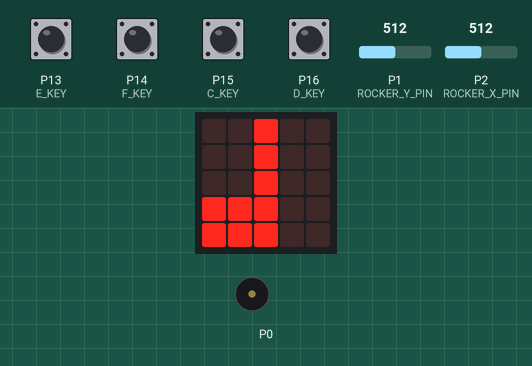
This program was run on a simulated BBC micro:bit running MicroPython. Shown: the board's 5×5 LED display, buzzer (waves = sounding). The inputs (shaded band) are chosen by the test bench; at power-on: P13 (E_KEY), P14 (F_KEY), P15 (C_KEY), P16 (D_KEY) HIGH, P1 (ROCKER_Y_PIN) = 512, P2 (ROCKER_X_PIN) = 512 (analog values on the 0–1023 scale).

Above: at 1.2 s.
1.3 s: P1 (ROCKER_Y_PIN) set to 593
2.8 s: P1 (ROCKER_Y_PIN) set to 612
At 3.4 s:
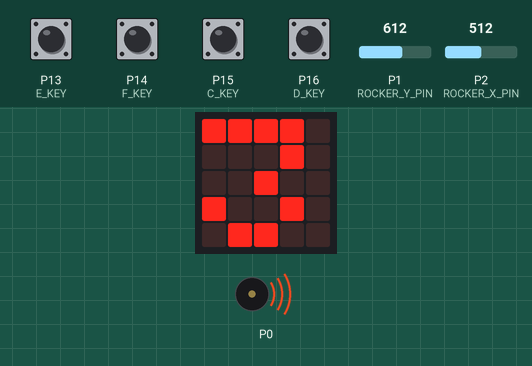
5.0 s: P13 (E_KEY) pulled LOW for 1 s
At 5.55 s:
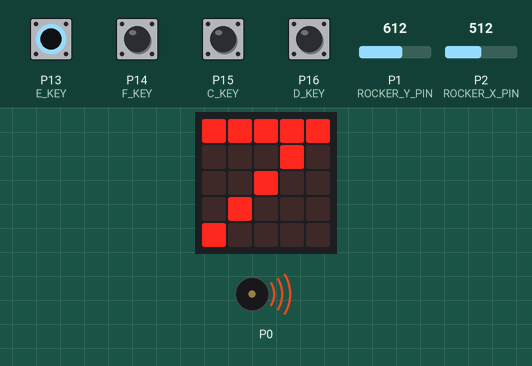
6.6 s: P14 (F_KEY) pulled LOW for 0.15 s
At 7.13 s:
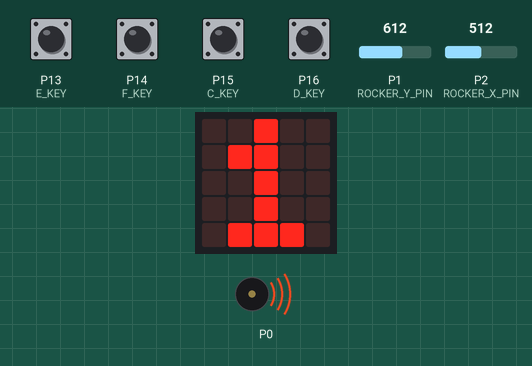
7.3 s: P15 (C_KEY) pulled LOW for 1 s
At 7.92 s:
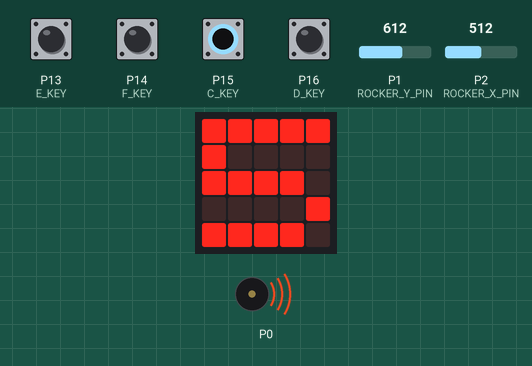
8.9 s: P16 (D_KEY) pulled LOW for 1 s
At 9.51 s:
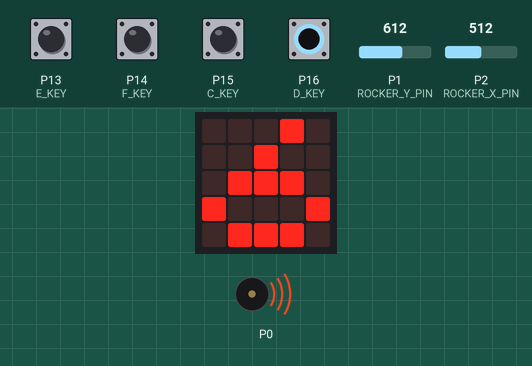
Timing chart, 0 to 11.5 s (numbered marks = the images above; inputs shaded):
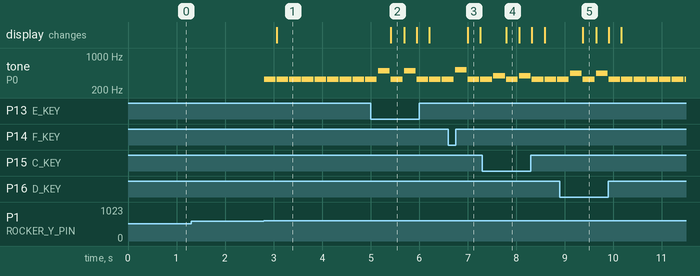

The program:

Lesson03.py
```python
from microbit import *
import music  # micro:bit native music library


ROCKER_X_PIN = pin2    # X-axis of joystick (analog)
ROCKER_Y_PIN = pin1    # Y-axis of joystick (analog)

# JoyBit Buttons (Digital Inputs - Pull-Up)
C_KEY = pin15       # Up button
D_KEY = pin16     # Down button
E_KEY = pin13     # Left button
F_KEY = pin14    # Right button

# Beat Duration (matches BeatList.WHOLE_BEAT)
WHOLE_BEAT = 1000  # 1 second (ms)

# Joystick Thresholds (matches original 400/600 in MakeCode)
JOY_THRESH_LOW = 400
JOY_THRESH_HIGH = 600

# ==================== INITIALIZATION ====================
def init():
    # Enable micro:bit LED matrix (replace led.enable(True))
    display.on()

    # Set pull-up resistors for buttons (matches pins.set_pull)
    F_KEY.set_pull(F_KEY.PULL_UP)
    E_KEY.set_pull(E_KEY.PULL_UP)
    C_KEY.set_pull(C_KEY.PULL_UP)
    D_KEY.set_pull(D_KEY.PULL_UP)

    # Show eighth note icon (replace basic.show_icon)
    display.show(Image.MUSIC_CROTCHET)


def check_joystick():
    """Detect joystick position and play corresponding tone"""
    x_val = ROCKER_X_PIN.read_analog()  # 0-1023 (replace JoyBit.rocker_x())
    y_val = ROCKER_Y_PIN.read_analog()  # 0-1023 (replace JoyBit.rocker_y())

    # Right (X > 600, Y middle 400-600) → DO
    if x_val > JOY_THRESH_HIGH and (y_val > JOY_THRESH_LOW and y_val < JOY_THRESH_HIGH):
        music.play('c4:2')
        display.show(1)
    # Left (X < 400, Y middle) → RE
    elif x_val < JOY_THRESH_LOW and (y_val > JOY_THRESH_LOW and y_val < JOY_THRESH_HIGH):
        music.play('d4:2')
        display.show(2)
    # Up (Y > 600, X middle) → MI
    elif y_val > JOY_THRESH_HIGH and (x_val > JOY_THRESH_LOW and x_val < JOY_THRESH_HIGH):
        music.play('e4:2')
        display.show(3)
    # Down (Y < 400, X middle) → FA
    elif y_val < JOY_THRESH_LOW and (x_val > JOY_THRESH_LOW and x_val < JOY_THRESH_HIGH):
        music.play('f4:2')
        display.show(4)
def check_buttons():
    """Detect button presses (pull-up → low = pressed) and play tones"""
    # Debounce (20ms to avoid noise)
    debounce = 20

    # Up button (RUP) → SOL
    if C_KEY.read_digital() == 0:
        sleep(debounce)
        if C_KEY.read_digital() == 0:
            music.play('g4:2')
            display.show(5)
    # Down button (RDOWN) → LA
    elif D_KEY.read_digital() == 0:
        sleep(debounce)
        if D_KEY.read_digital() == 0:
            music.play('a4:2')
            display.show(6)
    # Left button (RLEFT) → SI
    elif E_KEY.read_digital() == 0:
        sleep(debounce)
        if E_KEY.read_digital() == 0:
            music.play('b4:2')
            display.show(7)
    # Right button (RRIGHT) → DO (high)
    elif F_KEY.read_digital() == 0:
        sleep(debounce)
        if F_KEY.read_digital() == 0:
            music.play('c5:2')
            display.show(1)
# ==================== MAIN LOOP ====================
if __name__ == "__main__":
    init()  # Run initialization

    while True:  # Replace basic.forever()
        check_joystick()   # Check joystick position
        check_buttons()    # Check button presses
        sleep(10)  # Reduce CPU load (negligible delay)
```

Measured:
- the behaviour switches between 600 and 601 on P1 (ROCKER_Y_PIN) (found by bisection; images 0 and 1)
- after the input at 1.3 s, every drawn part: stays the same
- after the input at 2.8 s, tone on P0: alternates 330 Hz for 0.24 s and silent for 0.02 s, starting at once; the display: changes after 0.26 s (image 1)
- after the input at 5.0 s, the display: changes after 0.42 s (image 2)
- after the input at 6.6 s, the display: changes after 0.40 s (image 3)
- after the input at 7.3 s, the display: changes after 0.49 s (image 4)
- after the input at 8.9 s, the display: changes after 0.48 s (image 5)
